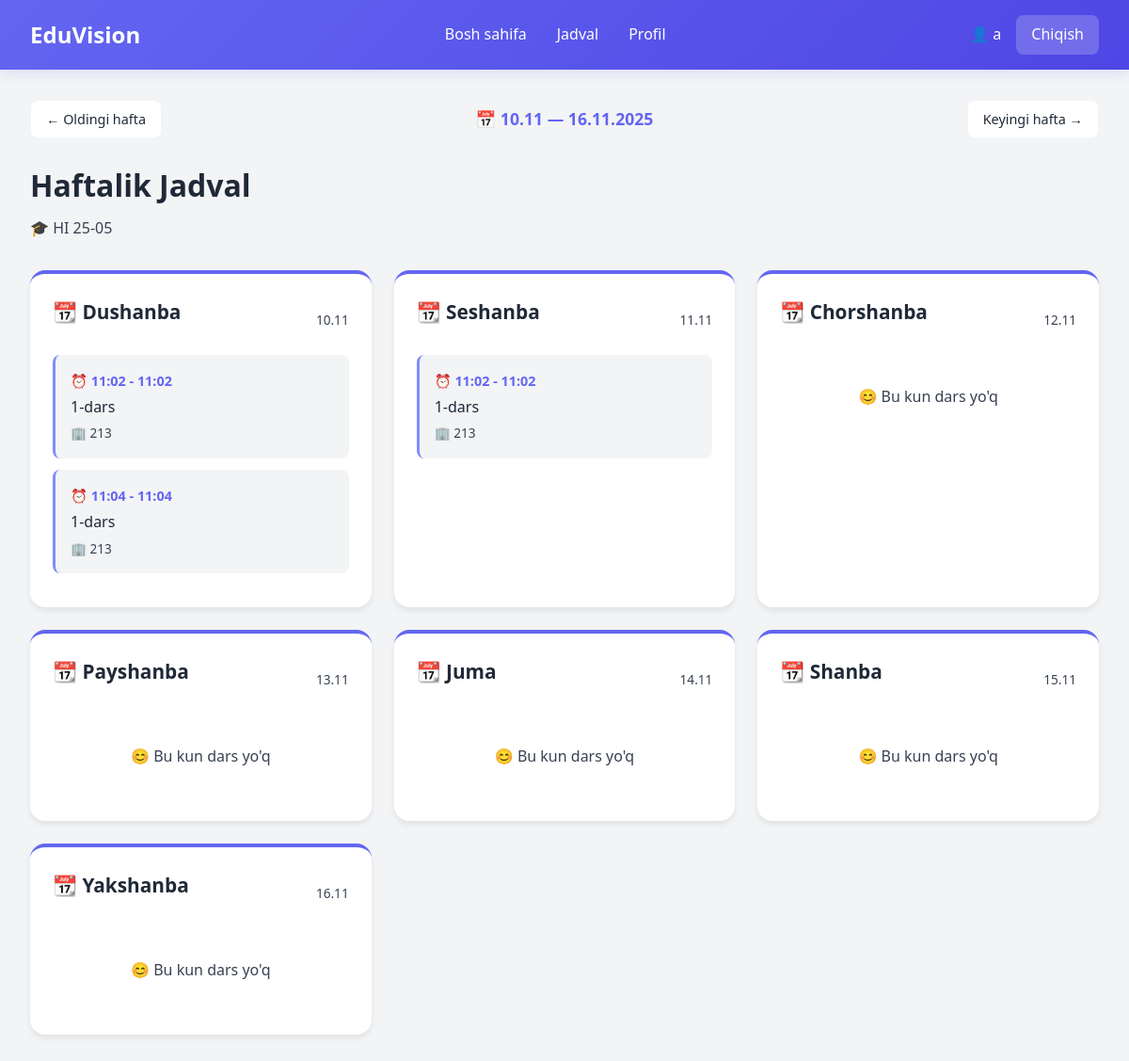
Screenshot of /schedule/?week=2025-11-10 (signed in) with the database file from the repository.
### courses/models.py (models this page shows, shortened)
class Course(models.Model):
    title = models.CharField(max_length=200)
    description = models.TextField(blank=True)

class Schedule(models.Model):
    group = models.ForeignKey(Course, on_delete=models.CASCADE, related_name='schedule')
    lesson = models.ForeignKey(Lesson, on_delete=models.CASCADE, related_name='scheduled_in')
    day_of_week = models.CharField(max_length=10, choices=WEEK_DAYS, verbose_name="Hafta kuni")
    start_time = models.TimeField(verbose_name="Boshlanish vaqti")
    end_time = models.TimeField(verbose_name="Tugash vaqti")
    room = models.CharField(max_length=50, blank=True, verbose_name="Xona")
    class Meta:
        unique_together = ('group', 'lesson', 'day_of_week', 'start_time')
        ordering = ['day_of_week', 'start_time']

class Lesson(models.Model):
    course = models.ForeignKey(Course, on_delete=models.CASCADE, related_name='lessons', null=True, blank=True)
    title = models.CharField(max_length=200)
    description = models.TextField(blank=True)
    date = models.DateField(null=True, blank=True)
    start_time = models.TimeField(null=True, blank=True)
    order = models.PositiveIntegerField(default=0)
    file = models.FileField(upload_to='lessons/', null=True, blank=True)

### courses/views.py (the view)
# urls.py: path('schedule/', views.schedule_view, name='schedule'),
@login_required
def schedule_view(request):
    profile = request.user.profile
    if not profile.group:
        return render(request, 'schedule.html', {
            'error': 'Siz hech qanday guruhga biriktirilmagansiz.'
        })
    week_param = request.GET.get('week')
    try:
        current_monday = datetime.strptime(week_param, '%Y-%m-%d').date()
        if current_monday.weekday() != 0:  # Dushanba bo'lishi kerak
            raise ValueError
    except:
        today = datetime.today().date()
        current_monday = today - timedelta(days=today.weekday())
    prev_monday = current_monday - timedelta(days=7)
    next_monday = current_monday + timedelta(days=7)
    day_order = ['monday', 'tuesday', 'wednesday', 'thursday', 'friday', 'saturday', 'sunday']
    week_dates = {day_order[i]: current_monday + timedelta(days=i) for i in range(7)}
    schedules = Schedule.objects.filter(group=profile.group).select_related('lesson')
    schedule_by_day = defaultdict(list)
    for item in schedules:
        day_key = item.day_of_week
        if day_key in week_dates:
            schedule_by_day[day_key].append(item)
    ordered_schedule = []
    for day in day_order:
        items = sorted(schedule_by_day[day], key=lambda x: x.start_time)
        date_obj = week_dates[day]
        ordered_schedule.append({
            'day_name': dict(WEEK_DAYS)[day],
            'date': date_obj.strftime('%d.%m'),
            'items': items
        })
    context = {
        'schedule': ordered_schedule,
        'group': profile.group,
        'current_week': current_monday.strftime('%Y-%m-%d'),
        'prev_week': prev_monday.strftime('%Y-%m-%d'),
        'next_week': next_monday.strftime('%Y-%m-%d'),
        'week_range': f"{current_monday.strftime('%d.%m')} — {(current_monday + timedelta(days=6)).strftime('%d.%m.%Y')}",
        'today': datetime.today().date().strftime('%Y-%m-%d'),  # bugungi kunni belgilash uchun
    }
    return render(request, 'schedule.html', context)

### templates/schedule.html (shortened to what this page needs)
{% extends 'courses/base.html' %}
{% block content %}
<div class="schedule-header">
    <div class="week-nav">
        <a href="?week={{ prev_week }}">← Oldingi hafta</a>
        <div class="current-week">📅 {{ week_range }}</div>
        <a href="?week={{ next_week }}">Keyingi hafta →</a>
    </div>
    <h1 class="schedule-title">Haftalik Jadval</h1>
    <p class="schedule-subtitle">🎓 {{ group.title }}</p>
</div>
{% if error %}
    <div class="error-message">
        ⚠️ {{ error }}
    </div>
{% else %}
    <div class="schedule-grid" style="margin-bottom: 30px;">
        {% for day_data in schedule %}
            <div class="day-card">
                <div class="day-header {% if day_data.date == today_date %}today-highlight{% endif %}">
                    <div class="day-name">📆 {{ day_data.day_name }}</div>
                    <div class="day-date">{{ day_data.date }}</div>
                </div>
                {% if day_data.items %}
                    {% for item in day_data.items %}
                    <div class="schedule-item">
                        <div class="item-time">⏰ {{ item.start_time|time:"H:i" }} - {{ item.end_time|time:"H:i" }}</div>
                        <div class="item-lesson">{{ item.lesson.title }}</div>
                        {% if item.room %}<div class="item-room">🏢 {{ item.room }}</div>{% endif %}
                    </div>
                    {% endfor %}
                {% else %}
                    <div class="empty-day">
                        😊 Bu kun dars yo'q
                    </div>
                {% endif %}
            </div>
        {% endfor %}
    </div>
{% endif %}
{% endblock %}

### templates/courses/base.html (shortened to what this page needs)
<!DOCTYPE html>
<html lang="uz">
<head>
</head>
<body>
    <nav class="navbar">
        <div class="navbar-container">
            <a href="{% url 'courses:dashboard' %}" class="navbar-brand">
                EduVision
            </a>
            <ul class="navbar-menu desktop-menu">
                <li><a href="{% url 'courses:dashboard' %}">Bosh sahifa</a></li>
                <li><a href="{% url 'courses:schedule' %}">Jadval</a></li>
                <li><a href="{% url 'courses:profile' %}">Profil</a></li>
            </ul>
            <div class="navbar-user">
                {% if user.is_authenticated %}
                    <span class="user-info">👤 {{ user.username }}</span>
                    <a href="{% url 'courses:logout' %}" class="btn-logout">Chiqish</a>
                {% else %}
                    <a href="{% url 'courses:login' %}" class="btn-logout">Kirish</a>
                {% endif %}
            </div>
        </div>
    </nav>
    <div class="container">
        {% block content %}{% endblock %}
    </div>
</body>
</html>

### templates/courses/base.html (style rules this page uses)
* { margin: 0; padding: 0; box-sizing: border-box; }
:root { --primary: #6366f1; --primary-dark: #4f46e5; --primary-light: #818cf8; --secondary: #ec4899; --success: #10b981; --warning: #f59e0b; --danger: #ef4444; --dark: #1f2937; --light: #f3f4f6; --border: #e5e7eb; --text: #374151; --white: #ffffff; }
body { font-family: 'Segoe UI', Tahoma, Geneva, Verdana, sans-serif; background-color: var(--light); color: var(--text); line-height: 1.6; }
.navbar { background: linear-gradient(135deg, var(--primary) 0%, var(--primary-dark) 100%); padding: 1rem 2rem; box-shadow: 0 4px 12px rgba(99, 102, 241, 0.15); position: sticky; top: 0; z-index: 1000; }
.navbar-container { max-width: 1200px; margin: 0 auto; display: flex; justify-content: space-between; align-items: center; }
.navbar-brand { color: var(--white); font-size: 1.5rem; font-weight: bold; text-decoration: none; display: flex; align-items: center; gap: 0.5rem; }
.navbar-menu { display: flex; gap: 2rem; align-items: center; list-style: none; }
.navbar-menu a { color: var(--white); text-decoration: none; font-weight: 500; transition: opacity 0.3s; }
.navbar-user { display: flex; align-items: center; gap: 1rem; }
.user-info { color: var(--white); font-weight: 500; }
.btn-logout { background-color: rgba(255, 255, 255, 0.2); color: var(--white); padding: 0.5rem 1rem; border: none; border-radius: 0.5rem; cursor: pointer; text-decoration: none; transition: background-color 0.3s; }
.container { max-width: 1200px; margin: 0 auto; padding: 2rem; }
.desktop-menu { display: flex; }

### templates/schedule.html (style rules this page uses)
.schedule-header { margin-bottom: 2rem; }
.schedule-title { font-size: 2rem; font-weight: bold; color: var(--dark); margin-bottom: 0.5rem; }
.schedule-subtitle { color: var(--text); }
.schedule-grid { display: grid; grid-template-columns: repeat(auto-fill, minmax(300px, 1fr)); gap: 1.5rem; }
.day-card { background: var(--white); border-radius: 1rem; padding: 1.5rem; box-shadow: 0 4px 6px rgba(0, 0, 0, 0.07); border-top: 4px solid var(--primary); }
.day-name { font-size: 1.3rem; font-weight: bold; color: var(--dark); margin-bottom: 1rem; display: flex; align-items: center; gap: 0.5rem; }
.schedule-item { padding: 1rem; background-color: var(--light); border-radius: 0.5rem; margin-bottom: 0.75rem; border-left: 3px solid var(--primary-light); transition: all 0.3s ease; }
.item-time { font-weight: 600; color: var(--primary); font-size: 0.9rem; margin-bottom: 0.25rem; }
.item-lesson { font-weight: 500; color: var(--dark); margin-bottom: 0.25rem; }
.item-room { font-size: 0.85rem; color: var(--text); }
.empty-day { padding: 2rem; text-align: center; color: var(--text); }
.week-nav { display: flex; justify-content: space-between; align-items: center; margin-bottom: 1.5rem; flex-wrap: wrap; gap: 1rem; }
.week-nav button, .week-nav a { background: var(--white); border: 1px solid var(--light); padding: 0.5rem 1rem; border-radius: 0.5rem; font-size: 0.9rem; color: var(--dark); text-decoration: none; display: flex; align-items: center; gap: 0.5rem; transition: all 0.2s; }
.current-week { font-weight: 600; color: var(--primary); font-size: 1.1rem; }
.day-header { display: flex; justify-content: space-between; align-items: center; margin-bottom: 0.75rem; font-size: 1.1rem; color: var(--dark); }
.day-date { font-size: 0.85rem; color: var(--text); font-weight: normal; }

### rows the page displays
Course: title "HI 25-05"
Schedule: start_time "11:02", end_time "11:02", lesson "1-dars", room "213"
Schedule: start_time "11:04", end_time "11:04", lesson "1-dars", room "213"
Schedule: start_time "11:02", end_time "11:02", lesson "1-dars", room "213"

### other values shown
{{ user.username }} "a"
{{ week_range }} "10.11 — 16.11.2025"
{{ day_data.day_name }} "Dushanba" "Seshanba" "Chorshanba" "Payshanba" "Juma" "Shanba" "Yakshanba"
{{ day_data.date }} "10.11" "11.11" "12.11" "13.11" "14.11" "15.11" "16.11"
